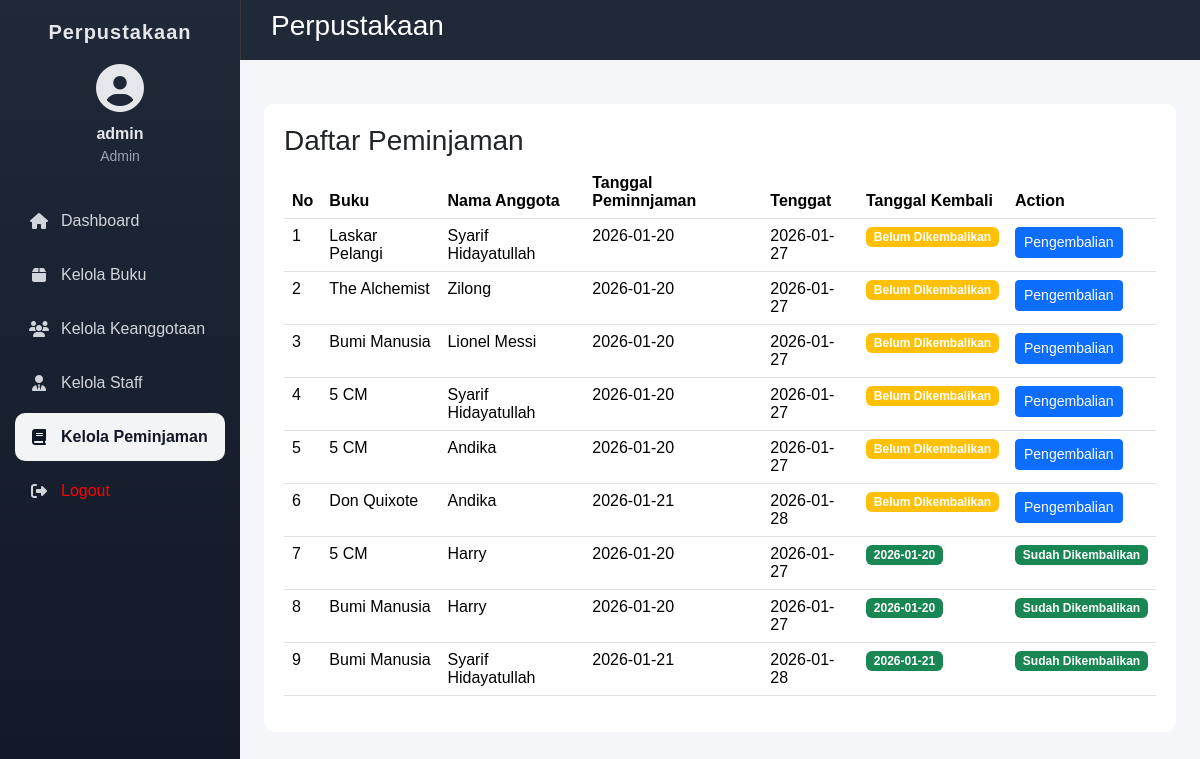
The page /peminjaman/index.php (signed in) on the database its author committed.
### tables this page shows
CREATE TABLE `peminjaman` (
  `id_peminjaman` int(11) NOT NULL,
  `id_buku` int(11) NOT NULL,
  `id_anggota` int(11) NOT NULL,
  `id_staff` int(11) NOT NULL,
  `tanggal_pinjam` date NOT NULL,
  `tanggal_tenggat` date NOT NULL,
  `tanggal_kembali` date DEFAULT NULL,
  `status_kembali` enum('dipinjam','dikembalikan','hilang') DEFAULT 'dipinjam'
);

CREATE TABLE `buku` (
  `id_buku` int(11) NOT NULL,
  `judul` varchar(255) NOT NULL,
  `isbn` varchar(20) DEFAULT NULL,
  `penulis` varchar(100) DEFAULT NULL,
  `total_copies` int(11) DEFAULT 0,
  `available_copies` int(11) DEFAULT 0,
  `created_at` timestamp NOT NULL DEFAULT current_timestamp()
);

CREATE TABLE `anggota` (
  `id_anggota` int(11) NOT NULL,
  `nama_lengkap` varchar(100) NOT NULL,
  `telepon` varchar(20) DEFAULT NULL,
  `alamat` text DEFAULT NULL,
  `status` enum('aktif','tidak') DEFAULT 'aktif',
  `created_at` timestamp NOT NULL DEFAULT current_timestamp()
);

### peminjaman/index.php (the view, shortened to what this page needs)
<?php
require_once __DIR__ . '/../helper.php';
$sql = "
SELECT
    p.id_peminjaman,
    b.judul,
    a.nama_lengkap,
    p.tanggal_pinjam,
    p.tanggal_tenggat,
    p.tanggal_kembali,
    p.status_kembali
FROM peminjaman p
JOIN buku b ON p.id_buku = b.id_buku
JOIN anggota a ON p.id_anggota = a.id_anggota
ORDER BY
    p.status_kembali ASC,
    p.tanggal_tenggat ASC
";
$data = $conn->query($sql)->fetch_all(MYSQLI_ASSOC);
?>
<div class="dashboard-wrapper">
    <?php require_once __DIR__ . '/../layout/sidebar.php'; ?>
    <div class="main">
        <?php require_once __DIR__ . '/../layout/header.php'; ?>
        <section class="table-section">
            <h3>Daftar Peminjaman</h3>
            <table class="table">
                <thead>
                    <tr>
                        <th>No</th>
                        <th>Buku</th>
                        <th>Nama Anggota</th>
                        <th>Tanggal Peminnjaman</th>
                        <th>Tenggat</th>
                        <th>Tanggal Kembali</th>
                        <th>Action</th>
                    </tr>
                </thead>
                <tbody>
                    <?php $no = 1;
                    foreach ($data as $row): ?>
                        <tr>
                            <td><?= $no++ ?></td>
                            <td><?= htmlspecialchars($row['judul']) ?></td>
                            <td><?= htmlspecialchars($row['nama_lengkap']) ?></td>
                            <td><?= $row['tanggal_pinjam'] ?></td>
                            <td><?= $row['tanggal_tenggat'] ?></td>
                            <td>
                                <?php if ($row['status_kembali'] === 'dipinjam'): ?>
                                    <span class="badge bg-warning">Belum Dikembalikan</span>
                                <?php else: ?>
                                    <span class="badge bg-success">
                                        <?= $row['tanggal_kembali'] ?>
                                    </span>
                                <?php endif; ?>
                            </td>
                            <td>
                                <?php if ($row['status_kembali'] === 'dipinjam'): ?>
                                    <a href="kembalikan.php?id=<?= $row['id_peminjaman'] ?>"
                                        class="btn btn-primary btn-sm"
                                        onclick="return confirm('Proses pengembalian buku ini?')">
                                        Pengembalian
                                    </a>
                                <?php else: ?>
                                    <span class="badge bg-success">Sudah Dikembalikan</span>
                                <?php endif; ?>
                            </td>
                        </tr>
                    <?php endforeach; ?>
                </tbody>
            </table>
        </section>
        <?php require_once __DIR__ . '/../layout/footer.php'; ?>
    </div>
</div>

### dashboard.css (style rules this page uses)
* { margin: 0; padding: 0; box-sizing: border-box; font-family: Arial, sans-serif; }
body { background-color: #f4f6f9; }
.dashboard-wrapper { display: flex; min-height: 100vh; }
.main { flex: 1; display: flex; flex-direction: column; }
.table-section { margin-top: 20px; background: white; padding: 20px; border-radius: 10px; }

### rows shown on the page
peminjaman: id_buku.judul "Laskar Pelangi", id_anggota.nama_lengkap "Syarif Hidayatullah", tanggal_pinjam "2026-01-20", tanggal_tenggat "2026-01-27", status_kembali "Belum Dikembalikan"
peminjaman: id_buku.judul "The Alchemist", id_anggota.nama_lengkap "Zilong", tanggal_pinjam "2026-01-20", tanggal_tenggat "2026-01-27", status_kembali "Belum Dikembalikan"
peminjaman: id_buku.judul "Bumi Manusia", id_anggota.nama_lengkap "Lionel Messi", tanggal_pinjam "2026-01-20", tanggal_tenggat "2026-01-27", status_kembali "Belum Dikembalikan"
peminjaman: id_buku.judul "5 CM", id_anggota.nama_lengkap "Syarif Hidayatullah", tanggal_pinjam "2026-01-20", tanggal_tenggat "2026-01-27", status_kembali "Belum Dikembalikan"
peminjaman: id_buku.judul "5 CM", id_anggota.nama_lengkap "Andika", tanggal_pinjam "2026-01-20", tanggal_tenggat "2026-01-27", status_kembali "Belum Dikembalikan"
peminjaman: id_buku.judul "Don Quixote", id_anggota.nama_lengkap "Andika", tanggal_pinjam "2026-01-21", tanggal_tenggat "2026-01-28", status_kembali "Belum Dikembalikan"
peminjaman: id_buku.judul "5 CM", id_anggota.nama_lengkap "Harry", tanggal_pinjam "2026-01-20", tanggal_tenggat "2026-01-27", tanggal_kembali "2026-01-20", status_kembali "Sudah Dikembalikan"
peminjaman: id_buku.judul "Bumi Manusia", id_anggota.nama_lengkap "Harry", tanggal_pinjam "2026-01-20", tanggal_tenggat "2026-01-27", tanggal_kembali "2026-01-20", status_kembali "Sudah Dikembalikan"
peminjaman: id_buku.judul "Bumi Manusia", id_anggota.nama_lengkap "Syarif Hidayatullah", tanggal_pinjam "2026-01-21", tanggal_tenggat "2026-01-28", tanggal_kembali "2026-01-21", status_kembali "Sudah Dikembalikan"

### other values the page prints
$_SESSION['user_data']['username'] "admin"
$_SESSION['user_data']['role'] "Admin"
